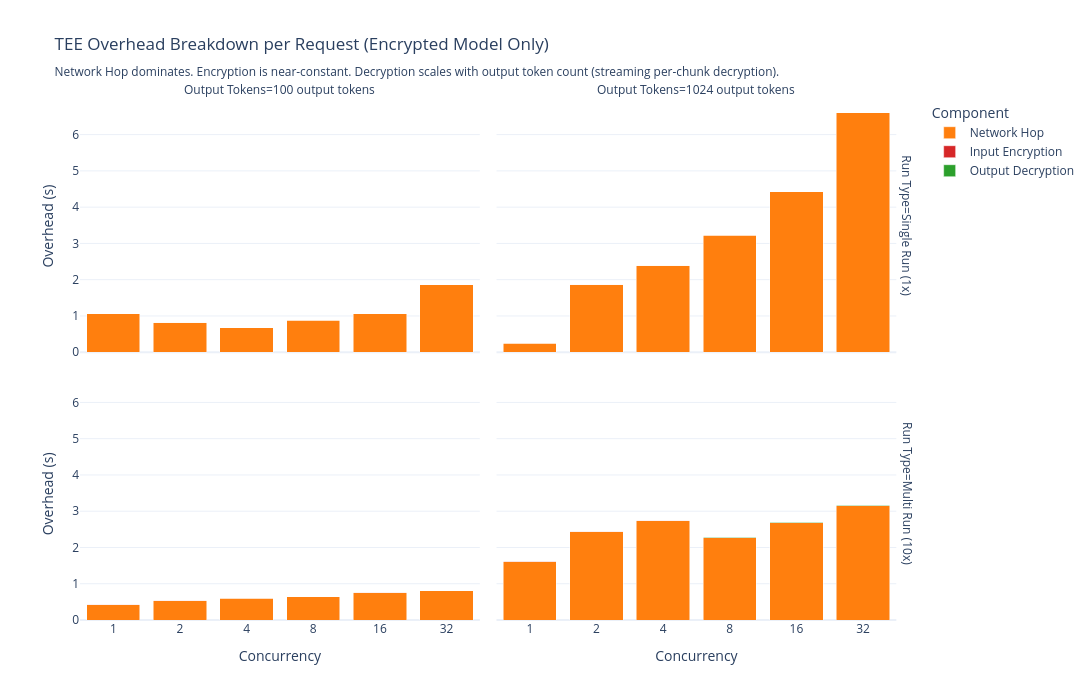

Write notebook code for a chart like this one.
### Markdown cell above
## 4. TEE Overhead Decomposition (Encrypted Model Only)

Three measurable components are returned by the TEE per request:

| Component | Description | Expected Behavior |
|-----------|-------------|-------------------|
| **Input Encryption** | Time to encrypt the prompt before sending to server | ~constant, independent of output length |
| **Output Decryption** | Cumulative time to decrypt all streaming output chunks | grows with output token count |
| **Network Hop** | Round-trip latency through the TEE (Client→TEE→Server→TEE→Client) | grows with concurrency (TEE queue) and output tokens |

> The network hop is the dominant overhead. At high concurrency it grows due to TEE core saturation.

### Code cell
df_tee = df_all[df_all['label'] == 'Encrypted'].copy()

# Convert ms → s for consistent units with latency charts
df_tee['Network Hop']        = df_tee['server_network_latency_ms_mean'] / 1000
df_tee['Input Encryption']   = df_tee['total_encryption_time_ms_mean']  / 1000
df_tee['Output Decryption']  = df_tee['total_decryption_time_ms_mean']  / 1000

TEE_ID_COLS  = ['run_type', 'out_tokens_label', 'num_concurrent_requests']
TEE_VAL_COLS = ['Network Hop', 'Input Encryption', 'Output Decryption']

df_tee_melt = df_tee[TEE_ID_COLS + TEE_VAL_COLS].melt(
    id_vars=TEE_ID_COLS, var_name='Component', value_name='Overhead (s)'
)

COMP_COLORS = {
    'Network Hop':       '#FF7F0E',
    'Input Encryption':  '#D62728',
    'Output Decryption': '#2CA02C',
}

fig = px.bar(
    df_tee_melt,
    x='num_concurrent_requests',
    y='Overhead (s)',
    color='Component',
    facet_col='out_tokens_label',
    facet_row='run_type',
    barmode='stack',
    color_discrete_map=COMP_COLORS,
    category_orders={
        'num_concurrent_requests': CONC_ORDER,
        'run_type': ['Single Run (1x)', 'Multi Run (10x)'],
    },
    labels={
        'num_concurrent_requests': 'Concurrency',
        'run_type':                'Run Type',
        'out_tokens_label':        'Output Tokens',
    },
    title=(
        'TEE Overhead Breakdown per Request (Encrypted Model Only)<br>'
        '<sub>Network Hop dominates. Encryption is near-constant. '
        'Decryption scales with output token count (streaming per-chunk decryption).</sub>'
    ),
)
fig.update_layout(height=700, width=1100, template='plotly_white')
fig.update_xaxes(type='category')
fig.show()

### Figure 1 — Plotly figure (JSON) as saved in the notebook; plotly's stock layout.template omitted (floating-point values rounded to 4 significant figures)
{"data": [{"hovertemplate": "Component=Network Hop<br>Run Type=Single Run (1x)<br>Output Tokens=100 output tokens<br>Concurrency=%{x}<br>Overhead (s)=%{y}<extra></extra>", "legendgroup": "Network Hop", "marker": {"color": "#FF7F0E", "pattern": {"shape": ""}}, "name": "Network Hop", "orientation": "v", "showlegend": true, "textposition": "auto", "type": "bar", "x": [1, 2, 4, 8, 16, 32], "xaxis": "x3", "y": [1.06, 0.8231, 0.6726, 0.8867, 1.062, 1.857], "yaxis": "y3"}, {"hovertemplate": "Component=Network Hop<br>Run Type=Single Run (1x)<br>Output Tokens=1024 output tokens<br>Concurrency=%{x}<br>Overhead (s)=%{y}<extra></extra>", "legendgroup": "Network Hop", "marker": {"color": "#FF7F0E", "pattern": {"shape": ""}}, "name": "Network Hop", "orientation": "v", "showlegend": false, "textposition": "auto", "type": "bar", "x": [1, 2, 4, 8, 16, 32], "xaxis": "x4", "y": [0.2517, 1.868, 2.396, 3.232, 4.419, 6.6], "yaxis": "y4"}, {"hovertemplate": "Component=Input Encryption<br>Run Type=Single Run (1x)<br>Output Tokens=100 output tokens<br>Concurrency=%{x}<br>Overhead (s)=%{y}<extra></extra>", "legendgroup": "Input Encryption", "marker": {"color": "#D62728", "pattern": {"shape": ""}}, "name": "Input Encryption", "orientation": "v", "showlegend": true, "textposition": "auto", "type": "bar", "x": [1, 2, 4, 8, 16, 32], "xaxis": "x3", "y": [0.004648, 0.005447, 0.004257, 0.003915, 0.003936, 0.003878], "yaxis": "y3"}, {"hovertemplate": "Component=Input Encryption<br>Run Type=Single Run (1x)<br>Output Tokens=1024 output tokens<br>Concurrency=%{x}<br>Overhead (s)=%{y}<extra></extra>", "legendgroup": "Input Encryption", "marker": {"color": "#D62728", "pattern": {"shape": ""}}, "name": "Input Encryption", "orientation": "v", "showlegend": false, "textposition": "auto", "type": "bar", "x": [1, 2, 4, 8, 16, 32], "xaxis": "x4", "y": [0.004885, 0.004487, 0.004276, 0.004171, 0.003964, 0.003924], "yaxis": "y4"}, {"hovertemplate": "Component=Output Decryption<br>Run Type=Single Run (1x)<br>Output Tokens=100 output tokens<br>Concurrency=%{x}<br>Overhead (s)=%{y}<extra></extra>", "legendgroup": "Output Decryption", "marker": {"color": "#2CA02C", "pattern": {"shape": ""}}, "name": "Output Decryption", "orientation": "v", "showlegend": true, "textposition": "auto", "type": "bar", "x": [1, 2, 4, 8, 16, 32], "xaxis": "x3", "y": [9.78e-05, 0.0008216, 0.000473, 0.0004141, 0.0003461, 0.0003508], "yaxis": "y3"}, {"hovertemplate": "Component=Output Decryption<br>Run Type=Single Run (1x)<br>Output Tokens=1024 output tokens<br>Concurrency=%{x}<br>Overhead (s)=%{y}<extra></extra>", "legendgroup": "Output Decryption", "marker": {"color": "#2CA02C", "pattern": {"shape": ""}}, "name": "Output Decryption", "orientation": "v", "showlegend": false, "textposition": "auto", "type": "bar", "x": [1, 2, 4, 8, 16, 32], "xaxis": "x4", "y": [8.18e-05, 0.003382, 0.004339, 0.003107, 0.002951, 0.00291], "yaxis": "y4"}, {"hovertemplate": "Component=Network Hop<br>Run Type=Multi Run (10x)<br>Output Tokens=100 output tokens<br>Concurrency=%{x}<br>Overhead (s)=%{y}<extra></extra>", "legendgroup": "Network Hop", "marker": {"color": "#FF7F0E", "pattern": {"shape": ""}}, "name": "Network Hop", "orientation": "v", "showlegend": false, "textposition": "auto", "type": "bar", "x": [1, 2, 4, 8, 16, 32], "xaxis": "x", "y": [0.4247, 0.5366, 0.5995, 0.6384, 0.7561, 0.8032], "yaxis": "y"}, {"hovertemplate": "Component=Network Hop<br>Run Type=Multi Run (10x)<br>Output Tokens=1024 output tokens<br>Concurrency=%{x}<br>Overhead (s)=%{y}<extra></extra>", "legendgroup": "Network Hop", "marker": {"color": "#FF7F0E", "pattern": {"shape": ""}}, "name": "Network Hop", "orientation": "v", "showlegend": false, "textposition": "auto", "type": "bar", "x": [1, 2, 4, 8, 16, 32], "xaxis": "x2", "y": [1.608, 2.432, 2.735, 2.266, 2.679, 3.149], "yaxis": "y2"}, {"hovertemplate": "Component=Input Encryption<br>Run Type=Multi Run (10x)<br>Output Tokens=100 output tokens<br>Concurrency=%{x}<br>Overhead (s)=%{y}<extra></extra>", "legendgroup": "Input Encryption", "marker": {"color": "#D62728", "pattern": {"shape": ""}}, "name": "Input Encryption", "orientation": "v", "showlegend": false, "textposition": "auto", "type": "bar", "x": [1, 2, 4, 8, 16, 32], "xaxis": "x", "y": [0.009773, 0.008795, 0.00791, 0.007021, 0.005215, 0.005481], "yaxis": "y"}, {"hovertemplate": "Component=Input Encryption<br>Run Type=Multi Run (10x)<br>Output Tokens=1024 output tokens<br>Concurrency=%{x}<br>Overhead (s)=%{y}<extra></extra>", "legendgroup": "Input Encryption", "marker": {"color": "#D62728", "pattern": {"shape": ""}}, "name": "Input Encryption", "orientation": "v", "showlegend": false, "textposition": "auto", "type": "bar", "x": [1, 2, 4, 8, 16, 32], "xaxis": "x2", "y": [0.009099, 0.009143, 0.009424, 0.008855, 0.008076, 0.005933], "yaxis": "y2"}, {"hovertemplate": "Component=Output Decryption<br>Run Type=Multi Run (10x)<br>Output Tokens=100 output tokens<br>Concurrency=%{x}<br>Overhead (s)=%{y}<extra></extra>", "legendgroup": "Output Decryption", "marker": {"color": "#2CA02C", "pattern": {"shape": ""}}, "name": "Output Decryption", "orientation": "v", "showlegend": false, "textposition": "auto", "type": "bar", "x": [1, 2, 4, 8, 16, 32], "xaxis": "x", "y": [0.003723, 0.001908, 0.001123, 0.001067, 0.0007666, 0.0007066], "yaxis": "y"}, {"hovertemplate": "Component=Output Decryption<br>Run Type=Multi Run (10x)<br>Output Tokens=1024 output tokens<br>Concurrency=%{x}<br>Overhead (s)=%{y}<extra></extra>", "legendgroup": "Output Decryption", "marker": {"color": "#2CA02C", "pattern": {"shape": ""}}, "name": "Output Decryption", "orientation": "v", "showlegend": false, "textposition": "auto", "type": "bar", "x": [1, 2, 4, 8, 16, 32], "xaxis": "x2", "y": [0.01088, 0.007599, 0.007115, 0.00642, 0.005157, 0.005186], "yaxis": "y2"}], "layout": {"annotations": [{"font": {}, "showarrow": false, "text": "Output Tokens=100 output tokens", "x": 0.24, "xanchor": "center", "xref": "paper", "y": 1, "yanchor": "bottom", "yref": "paper"}, {"font": {}, "showarrow": false, "text": "Output Tokens=1024 output tokens", "x": 0.74, "xanchor": "center", "xref": "paper", "y": 1, "yanchor": "bottom", "yref": "paper"}, {"font": {}, "showarrow": false, "text": "Run Type=Multi Run (10x)", "textangle": 90, "x": 0.98, "xanchor": "left", "xref": "paper", "y": 0.2425, "yanchor": "middle", "yref": "paper"}, {"font": {}, "showarrow": false, "text": "Run Type=Single Run (1x)", "textangle": 90, "x": 0.98, "xanchor": "left", "xref": "paper", "y": 0.7575, "yanchor": "middle", "yref": "paper"}], "barmode": "stack", "height": 700, "legend": {"title": {"text": "Component"}, "tracegroupgap": 0}, "title": {"text": "TEE Overhead Breakdown per Request (Encrypted Model Only)<br><sub>Network Hop dominates. Encryption is near-constant. Decryption scales with output token count (streaming per-chunk decryption).</sub>"}, "width": 1100, "xaxis": {"anchor": "y", "categoryarray": [1, 2, 4, 8, 16, 32], "categoryorder": "array", "domain": [0, 0.48], "title": {"text": "Concurrency"}, "type": "category"}, "xaxis2": {"anchor": "y2", "categoryarray": [1, 2, 4, 8, 16, 32], "categoryorder": "array", "domain": [0.5, 0.98], "matches": "x", "title": {"text": "Concurrency"}, "type": "category"}, "xaxis3": {"anchor": "y3", "domain": [0, 0.48], "matches": "x", "showticklabels": false, "type": "category"}, "xaxis4": {"anchor": "y4", "domain": [0.5, 0.98], "matches": "x", "showticklabels": false, "type": "category"}, "yaxis": {"anchor": "x", "domain": [0, 0.485], "title": {"text": "Overhead (s)"}}, "yaxis2": {"anchor": "x2", "domain": [0, 0.485], "matches": "y", "showticklabels": false}, "yaxis3": {"anchor": "x3", "domain": [0.515, 1], "matches": "y", "title": {"text": "Overhead (s)"}}, "yaxis4": {"anchor": "x4", "domain": [0.515, 1], "matches": "y", "showticklabels": false}}}
